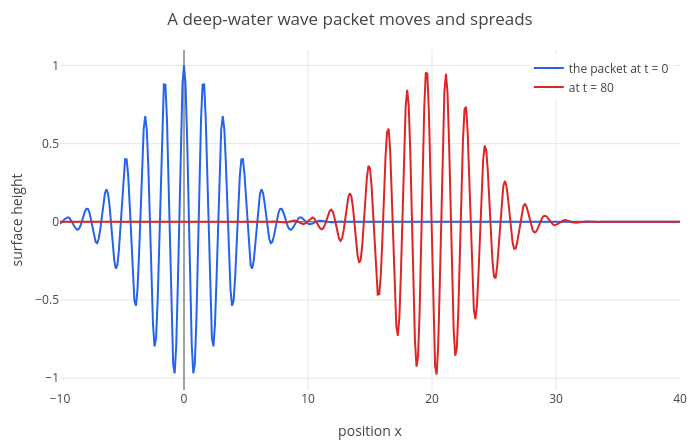

Write notebook code for a chart like this one.
### Markdown cell above
## 3. A wave packet

A packet is a short burst of waves: many wavenumbers near $k_0$, with amplitudes falling off on both sides. Build one
from 21 deep-water waves (with $g = 1$) around $k_0 = 4$:

### Code cell
u = 0;
for j in -10:10
  kk = 4 + j/10;
  u = u + exp(-(j/4)^2)*cos(kk*x - sqrt(kk)*t);
end
u = u/sum(exp(-((-10:10)/4).^2));
p = plot(subs(u, t, 0), x, -10, 40);
p = show(p, plot(subs(u, t, 80), x, -10, 40));
p = legend(p, "the packet at t = 0", "at t = 80");
labels(title(p, "A deep-water wave packet moves and spreads"), "position x", "surface height")

### Figure 1 — Plotly figure (JSON) as saved in the notebook; plotly's stock layout.template omitted (floating-point values rounded to 4 significant figures; data arrays with more than 128 entries replaced by an {"elided": "..."} marker saying what was removed)
{"data": [{"line": {"color": "#2563eb", "width": 2}, "mode": "lines", "name": "the packet at t = 0", "type": "scatter", "x": {"elided": "402 float values"}, "y": {"elided": "402 float values"}}, {"line": {"color": "#dc2626", "width": 2}, "mode": "lines", "name": "at t = 80", "type": "scatter", "x": {"elided": "402 float values"}, "y": {"elided": "402 float values"}}], "layout": {"height": 440, "legend": {"bgcolor": "rgba(255,255,255,0.8)", "x": 0.99, "xanchor": "right", "y": 0.99, "yanchor": "top"}, "margin": {"b": 50, "l": 60, "r": 20, "t": 50}, "showlegend": true, "title": {"text": "A deep-water wave packet moves and spreads"}, "width": 700, "xaxis": {"range": [-10, 40], "title": {"text": "position x"}, "zeroline": true}, "yaxis": {"range": [-1.075, 1.099], "title": {"text": "surface height"}, "zeroline": true}}}
